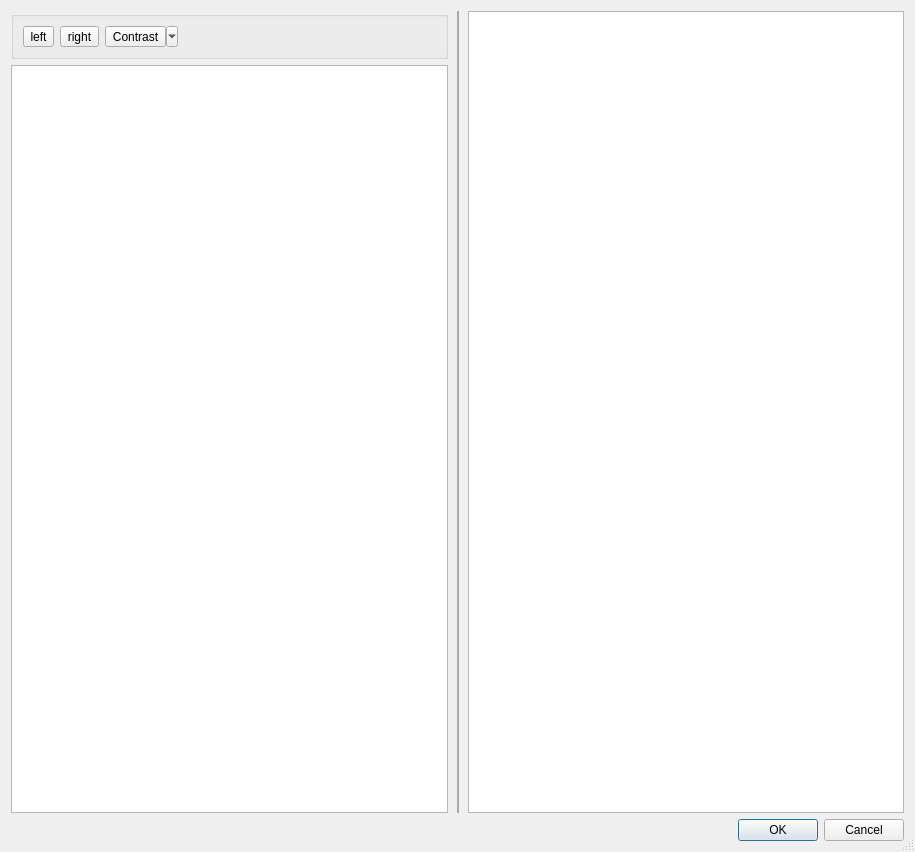
<?xml version="1.0" encoding="UTF-8"?>
<ui version="4.0">
 <class>Dialog</class>
 <widget class="QDialog" name="Dialog">
  <property name="geometry">
   <rect>
    <x>0</x>
    <y>0</y>
    <width>915</width>
    <height>852</height>
   </rect>
  </property>
  <property name="windowTitle">
   <string>Dialog</string>
  </property>
  <property name="windowIcon">
   <iconset resource="resources.qrc">
    <normaloff>:/plugins/selorecon/image-crop</normaloff>:/plugins/selorecon/image-crop</iconset>
  </property>
  <property name="sizeGripEnabled">
   <bool>true</bool>
  </property>
  <layout class="QVBoxLayout" name="verticalLayout_3">
   <item>
    <widget class="QSplitter" name="splitter">
     <property name="styleSheet">
      <string notr="true">QSplitter::handle {
    background-color: darkGray;
}</string>
     </property>
     <property name="orientation">
      <enum>Qt::Horizontal</enum>
     </property>
     <property name="handleWidth">
      <number>2</number>
     </property>
     <widget class="QWidget" name="layoutWidget">
      <layout class="QVBoxLayout" name="verticalLayout_2">
       <property name="rightMargin">
        <number>9</number>
       </property>
       <item>
        <widget class="QGroupBox" name="groupBox_2">
         <layout class="QHBoxLayout" name="horizontalLayout">
          <item>
           <widget class="QToolButton" name="rotateLeft">
            <property name="toolTip">
             <string>Rotate images counterclockwise by 90°</string>
            </property>
            <property name="text">
             <string>left</string>
            </property>
            <property name="icon">
             <iconset resource="resources.qrc">
              <normaloff>:/plugins/selorecon/rotateLeft</normaloff>:/plugins/selorecon/rotateLeft</iconset>
            </property>
           </widget>
          </item>
          <item>
           <widget class="QToolButton" name="rotateRight">
            <property name="toolTip">
             <string>Rotate images clockwise by 90°</string>
            </property>
            <property name="text">
             <string>right</string>
            </property>
            <property name="icon">
             <iconset resource="resources.qrc">
              <normaloff>:/plugins/selorecon/rotateRight</normaloff>:/plugins/selorecon/rotateRight</iconset>
            </property>
           </widget>
          </item>
          <item>
           <widget class="QToolButton" name="contrastEnhancement">
            <property name="toolTip">
             <string>Enhance the contrast.</string>
            </property>
            <property name="text">
             <string>Contrast</string>
            </property>
            <property name="icon">
             <iconset resource="resources.qrc">
              <normaloff>:/plugins/selorecon/contrast-stretch</normaloff>:/plugins/selorecon/contrast-stretch</iconset>
            </property>
            <property name="checkable">
             <bool>true</bool>
            </property>
            <property name="popupMode">
             <enum>QToolButton::MenuButtonPopup</enum>
            </property>
           </widget>
          </item>
          <item>
           <spacer name="horizontalSpacer">
            <property name="orientation">
             <enum>Qt::Horizontal</enum>
            </property>
            <property name="sizeHint" stdset="0">
             <size>
              <width>40</width>
              <height>20</height>
             </size>
            </property>
           </spacer>
          </item>
         </layout>
        </widget>
       </item>
       <item>
        <widget class="QTreeView" name="treeView">
         <property name="toolTip">
          <string>Select the preview file to show.</string>
         </property>
         <property name="editTriggers">
          <set>QAbstractItemView::CurrentChanged|QAbstractItemView::DoubleClicked|QAbstractItemView::EditKeyPressed</set>
         </property>
         <property name="selectionBehavior">
          <enum>QAbstractItemView::SelectRows</enum>
         </property>
         <property name="uniformRowHeights">
          <bool>true</bool>
         </property>
        </widget>
       </item>
      </layout>
     </widget>
     <widget class="QFrame" name="frame">
      <layout class="QVBoxLayout" name="verticalLayout">
       <property name="topMargin">
        <number>0</number>
       </property>
       <property name="rightMargin">
        <number>0</number>
       </property>
       <property name="bottomMargin">
        <number>0</number>
       </property>
       <item>
        <widget class="GraphicsView" name="graphicsView">
         <property name="toolTip">
          <string>Mark the wanted preview with a rectangle.</string>
         </property>
         <property name="horizontalScrollBarPolicy">
          <enum>Qt::ScrollBarAsNeeded</enum>
         </property>
         <property name="dragMode">
          <enum>QGraphicsView::RubberBandDrag</enum>
         </property>
        </widget>
       </item>
      </layout>
     </widget>
    </widget>
   </item>
   <item>
    <widget class="QDialogButtonBox" name="buttonBox">
     <property name="orientation">
      <enum>Qt::Horizontal</enum>
     </property>
     <property name="standardButtons">
      <set>QDialogButtonBox::Cancel|QDialogButtonBox::Ok</set>
     </property>
    </widget>
   </item>
  </layout>
 </widget>
 <customwidgets>
  <customwidget>
   <class>GraphicsView</class>
   <extends>QGraphicsView</extends>
   <header>selorecon.preview_window</header>
  </customwidget>
 </customwidgets>
 <resources>
  <include location="resources.qrc"/>
 </resources>
 <connections>
  <connection>
   <sender>buttonBox</sender>
   <signal>accepted()</signal>
   <receiver>Dialog</receiver>
   <slot>accept()</slot>
   <hints>
    <hint type="sourcelabel">
     <x>248</x>
     <y>254</y>
    </hint>
    <hint type="destinationlabel">
     <x>157</x>
     <y>274</y>
    </hint>
   </hints>
  </connection>
  <connection>
   <sender>buttonBox</sender>
   <signal>rejected()</signal>
   <receiver>Dialog</receiver>
   <slot>reject()</slot>
   <hints>
    <hint type="sourcelabel">
     <x>316</x>
     <y>260</y>
    </hint>
    <hint type="destinationlabel">
     <x>286</x>
     <y>274</y>
    </hint>
   </hints>
  </connection>
 </connections>
</ui>
